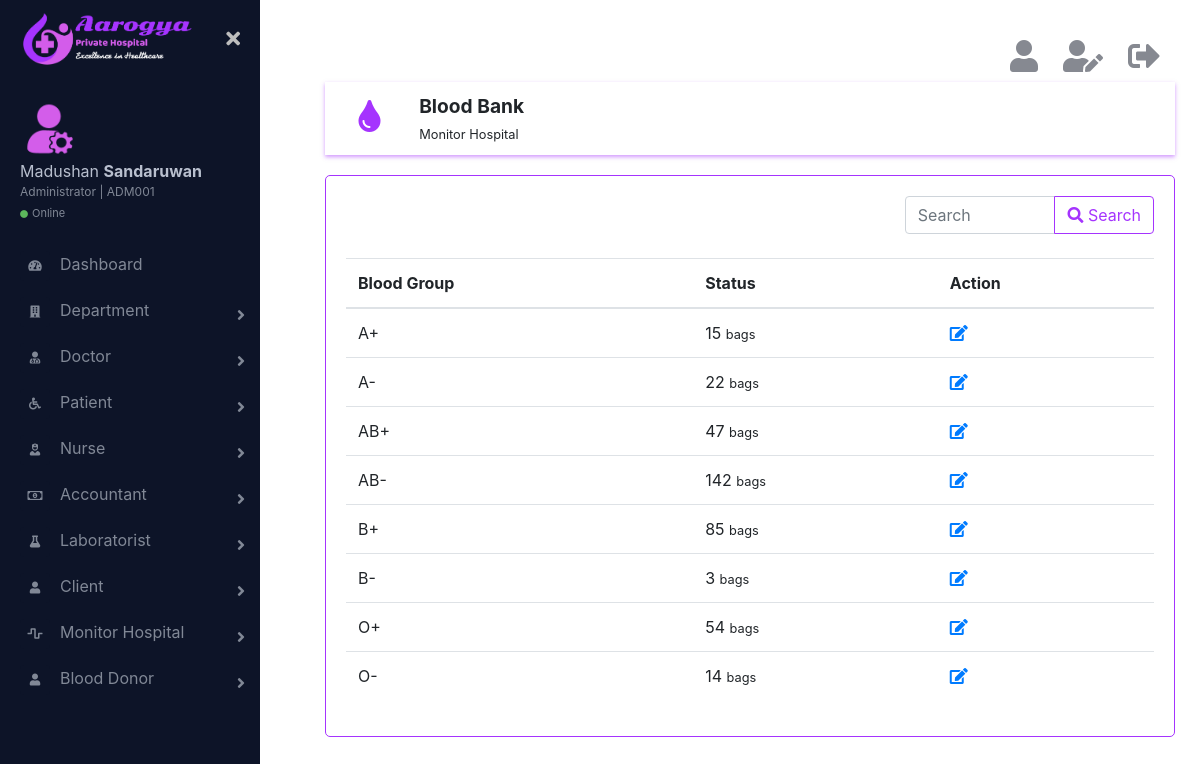
The page /html/bloodBank.php (signed in) on the database its author committed.
### tables this page shows
CREATE TABLE IF NOT EXISTS `bloodbank` (
  `bloodGroup` varchar(3) NOT NULL,
  `noOfBag` int(10) NOT NULL,
  PRIMARY KEY (`bloodGroup`)
);

### html/bloodBank.php (the view, shortened to what this page needs)
<?php
    require_once('../connection/connection.php');
?>
<!DOCTYPE html>
<html lang="en">
    <head>
        <link rel="stylesheet" href="../css/bootstrap.min.css">
        <link href="https://cdnjs.cloudflare.com/ajax/libs/font-awesome/5.10.0-11/css/all.css" rel="stylesheet">
        <link href="../css/main.css" rel="stylesheet">
    </head>
    <body>
        <div class="page-wrapper chiller-theme toggled">
            <?php
                require_once('sidebar.php');
            ?>
            <main class="page-content">
                <div class="container">
                    <?php
                        require_once('logoutbar.php');
                    ?>
                    <div class="row topic">
                        <div class="col-md-1 topic-logo">
                            <i class="fas fa-tint fa-2x"></i>
                        </div>
                        <div class="col-md-11">
                            <?php
                                if($_SESSION['role'] == 'admin'){
                                    echo "<span class='font-weight-bold'><big>Blood Bank</big><br><small>Monitor Hospital</small></span>";
                                } else {
                                    echo "<span class='font-weight-bold'><big>Store Status</big><br><small>Blood Bank</small></span>";
                                }
                            ?>
                        </div>
                    </div>
                    <div class="row">
                        <div class="col-md-12 form">
                            <div class="row">
                                <div class="col-md-8">
                                </div>
                                <div class="col-md-4">
                                    <div class="input-group">
                                        <input type="search" class="form-control" placeholder="Search">
                                        <div class="input-group-append">
                                            <button class="btn btn-outline-primary" type="button"><i class="fas fa-search"></i> Search</button>
                                        </div>
                                    </div>
                                </div>
                            </div>
                            <br>
                            <table class="table">
                              <thead>
                                  <tr>
                                      <th scope="col">Blood Group</th>
                                      <th scope="col">Status</th>
                                      <?php
                                          if($_SESSION['role'] != 'client'){
                                            echo "<th scope='col'>Action</th>";
                                          }
                                      ?>
                                      </tr>
                              </thead>
                              <tbody>
                                  <?php
                                    $query = "SELECT * FROM `bloodbank`";
                                    $result_set = mysqli_query($con,$query);
                                    if (mysqli_num_rows($result_set) >= 1) {
                                        while($bld = mysqli_fetch_assoc($result_set)){
                                            echo "<tr>";
                                            echo "<td>".$bld['bloodGroup']."</td>";
                                            echo "<td>".$bld['noOfBag']." <small>bags</small></td>";
                                            if($_SESSION['role'] != 'client'){
                                                echo "<td><a href=\"#\"><i class='fas fa-edit mr-3' data-toggle='tooltip' title='Edit'></i></a>";
                                            }
                                            echo "</td></tr>";
                                        }
                                    } else {
                                        echo "<tr><td><h4 class='text-danger'>No records</h4></td></tr>";
                                    }
                                  ?>
                              </tbody>
                            </table>
                        </div>
                    </div>
                </div>
            </main>
        </div>
    </body>
</html>

### css/main.css (style rules this page uses)
.page-wrapper { height: 100vh; }
@media screen and (min-width: 700px) { .page-wrapper.toggled .page-content { padding-left: 300px; } }
.page-wrapper .page-content { display: inline-block; width: 100%; padding-left: 0px; padding-top: 20px; }
.page-wrapper .page-content > div { padding: 20px 40px; }
.page-wrapper .page-content { overflow-x: hidden; }
.topic { box-shadow: 0 2px 4px rgba(165, 52, 254, 0.5); padding: 10px; }
.topic-logo { display: inline-block; text-align: center; color: rgb(165, 52, 254); margin-top: 8px; }
.form { margin-top: 20px; border: 1px solid rgb(165, 52, 254); border-radius: 5px; padding: 20px; }

### rows shown on the page
bloodbank: bloodGroup "A+", noOfBag "15"
bloodbank: bloodGroup "A-", noOfBag "22"
bloodbank: bloodGroup "AB+", noOfBag "47"
bloodbank: bloodGroup "AB-", noOfBag "142"
bloodbank: bloodGroup "B+", noOfBag "85"
bloodbank: bloodGroup "B-", noOfBag "3"
bloodbank: bloodGroup "O+", noOfBag "54"
bloodbank: bloodGroup "O-", noOfBag "14"

### other values the page prints
$_SESSION['firstName'] "Madushan"
$_SESSION['lastName'] "Sandaruwan"
$_SESSION['id'] "ADM001"
